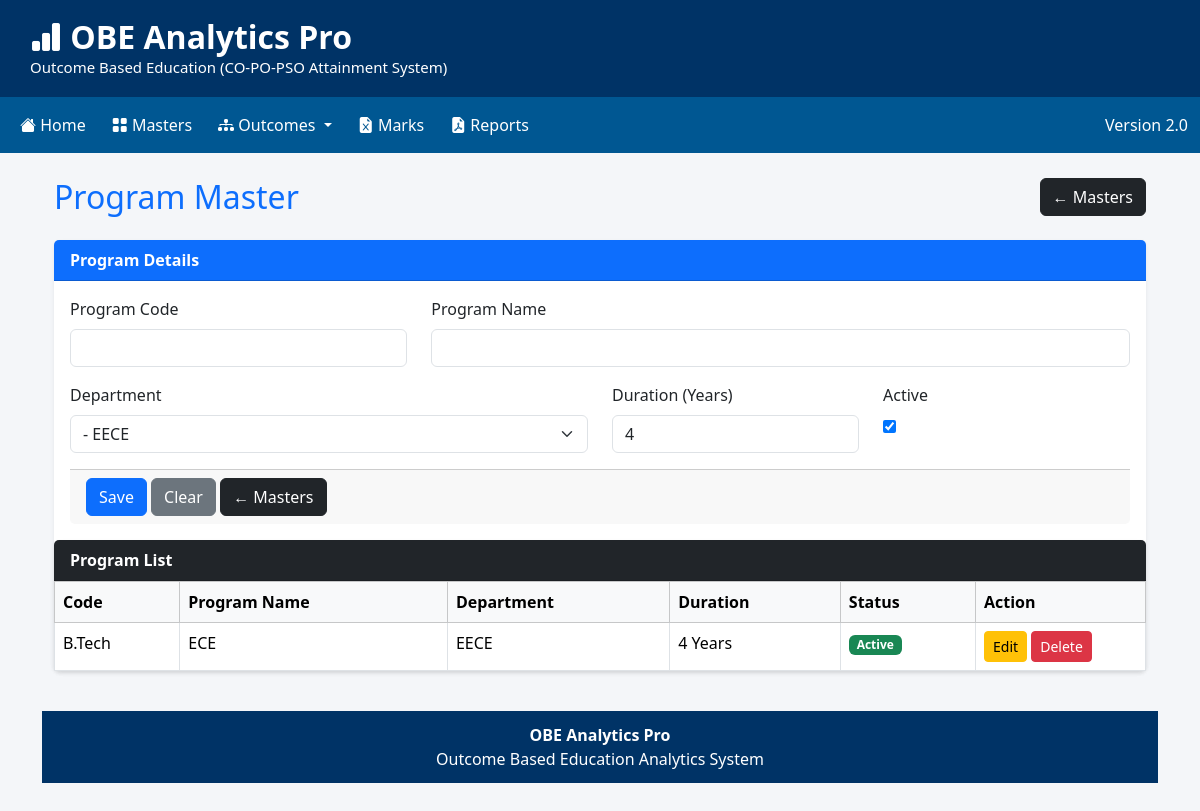
Screenshot of /program with the database file from the repository.
### tables this page shows
CREATE TABLE Program (
            id INTEGER PRIMARY KEY AUTOINCREMENT,
            program_code TEXT NOT NULL UNIQUE,
            program_name TEXT NOT NULL,
            department_id INTEGER NOT NULL,
            duration INTEGER DEFAULT 4,
            is_active INTEGER DEFAULT 1,
            created_at TIMESTAMP DEFAULT CURRENT_TIMESTAMP,
            updated_at TIMESTAMP,
            FOREIGN KEY (department_id) REFERENCES Department(id) ON DELETE CASCADE
        );

CREATE TABLE Department (
            id INTEGER PRIMARY KEY AUTOINCREMENT,
            department_code TEXT NOT NULL UNIQUE,
            department_name TEXT NOT NULL,
            is_active INTEGER NOT NULL DEFAULT 1,
            created_at TIMESTAMP DEFAULT CURRENT_TIMESTAMP,
            updated_at TIMESTAMP
        );

### modules/program.py (the view)
@router.get("/program")
def program(request: Request):
    programs = get_all_programs()
    departments = get_active_departments()
    return templates.TemplateResponse(
        request=request,
        name="program.html",
        context={
            "title": "Program",
            "program": None,
            "programs": programs,
            "departments": departments
        }
    )

### templates/program.html
{% extends "base.html" %}
{% block content %}
<div class="container mt-4">
    <div class="d-flex justify-content-between align-items-center mb-4">
        <h2 class="text-primary mb-0">
            Program Master
        </h2>
        <a href="/masters" class="btn btn-dark">
            ← Masters
        </a>
    </div>
    {% if program %}
    <form method="post" action="/program/update/{{ program.id }}">
    {% else %}
    <form method="post" action="/program/save">
    {% endif %}
        <div class="card shadow-sm mb-4">
            <div class="card-header bg-primary text-white">
                Program Details
            </div>
            <div class="card-body">
                <div class="row">
                    <div class="col-md-4 mb-3">
                        <label class="form-label">
                            Program Code
                        </label>
                        <input
                            type="text"
                            name="program_code"
                            class="form-control"
                            required
                            value="{{ program.program_code if program else '' }}">
                    </div>
                    <div class="col-md-8 mb-3">
                        <label class="form-label">
                            Program Name
                        </label>
                        <input
                            type="text"
                            name="program_name"
                            class="form-control"
                            required
                            value="{{ program.program_name if program else '' }}">
                    </div>
                </div>
                <div class="row">
                    <div class="col-md-6 mb-3">
                        <label class="form-label">
                            Department
                        </label>
                        <select
                            name="department_id"
                            class="form-select"
                            required>
                            {% for dept in departments %}
                            <option
                                value="{{ dept.id }}"
                                {% if program and program.department_id == dept.id %}selected{% endif %}>
                                {{ dept.department_code }} - {{ dept.department_name }}
                            </option>
                            {% endfor %}
                        </select>
                    </div>
                    <div class="col-md-3 mb-3">
                        <label class="form-label">
                            Duration (Years)
                        </label>
                        <input
                            type="number"
                            name="duration"
                            class="form-control"
                            min="1"
                            max="10"
                            value="{{ program.duration if program else 4 }}">
                    </div>
                    <div class="col-md-3 mb-3">
                        <label class="form-label">
                            Active
                        </label>
                        <br>
                        <input
                            type="checkbox"
                            name="is_active"
                            value="1"
                            {% if not program or program.is_active %}checked{% endif %}>
                    </div>
                </div>
                            <div class="card-footer">
                {% if program %}
                <button
                    type="submit"
                    class="btn btn-success">
                    Update
                </button>
                {% else %}
                <button
                    type="submit"
                    class="btn btn-primary">
                    Save
                </button>
                {% endif %}
                <a
                    href="/program"
                    class="btn btn-secondary">
                    Clear
                </a>
                <a
                    href="/masters"
                    class="btn btn-dark">
                    ← Masters
                </a>
            </div>
        </div>
    </form>
    <div class="card shadow-sm">
        <div class="card-header bg-dark text-white">
            Program List
        </div>
        <div class="card-body p-0">
            <div class="table-responsive">
                <table class="table table-bordered table-hover mb-0">
                    <thead class="table-light">
                        <tr>
                            <th>Code</th>
                            <th>Program Name</th>
                            <th>Department</th>
                            <th>Duration</th>
                            <th>Status</th>
                            <th width="170">
                                Action
                            </th>
                        </tr>
                    </thead>
                    <tbody>
                        {% for row in programs %}
                        <tr>
                            <td>
                                {{ row.program_code }}
                            </td>
                            <td>
                                {{ row.program_name }}
                            </td>
                            <td>
                                {{ row.department_name }}
                            </td>
                            <td>
                                {{ row.duration }} Years
                            </td>
                            <td>
                                {% if row.is_active %}
                                <span class="badge bg-success">
                                    Active
                                </span>
                                {% else %}
                                <span class="badge bg-danger">
                                    Inactive
                                </span>
                                {% endif %}
                            </td>
                            <td>
                                                                <a
                                    href="/program/edit/{{ row.id }}"
                                    class="btn btn-warning btn-sm">
                                    Edit
                                </a>
                                <a
                                    href="/program/delete/{{ row.id }}"
                                    class="btn btn-danger btn-sm"
                                    onclick="return confirm('Delete this program?')">
                                    Delete
                                </a>
                            </td>
                        </tr>
                        {% endfor %}
                    </tbody>
                </table>
            </div>
        </div>
    </div>
</div>
{% endblock %}

### templates/base.html (style rules this page uses)
body { background:#f4f6f9; font-family:"Segoe UI",Tahoma,Verdana,sans-serif; }
.card { border:none; box-shadow:0 2px 8px rgba(0,0,0,.10); }
.card-header { font-weight:bold; }

### rows the page displays
Program: program_code "B.Tech", program_name "ECE", department_name "EECE", duration "4", is_active "Active"
